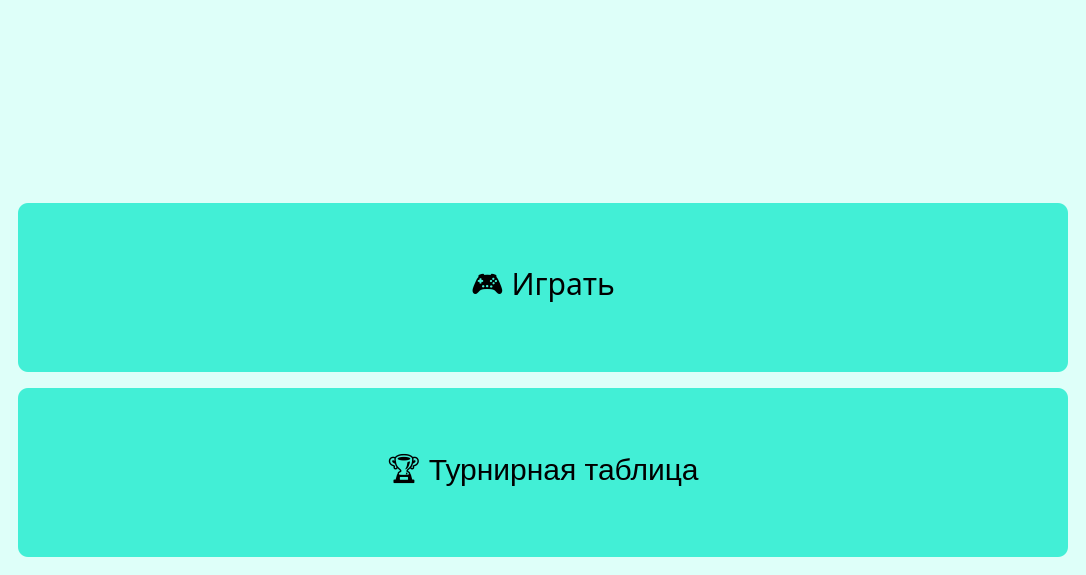
<?xml version="1.0" encoding="UTF-8"?>
<ui version="4.0">
 <class>JEOPARDYGAMEMAKER</class>
 <widget class="QMainWindow" name="JEOPARDYGAMEMAKER">
  <property name="geometry">
   <rect>
    <x>0</x>
    <y>0</y>
    <width>1086</width>
    <height>575</height>
   </rect>
  </property>
  <property name="sizePolicy">
   <sizepolicy hsizetype="Preferred" vsizetype="Preferred">
    <horstretch>0</horstretch>
    <verstretch>0</verstretch>
   </sizepolicy>
  </property>
  <property name="minimumSize">
   <size>
    <width>0</width>
    <height>0</height>
   </size>
  </property>
  <property name="maximumSize">
   <size>
    <width>16777215</width>
    <height>16777215</height>
   </size>
  </property>
  <property name="windowTitle">
   <string>JEOPARDY GAMEMAKER</string>
  </property>
  <property name="styleSheet">
   <string notr="true">* {
	font-size: 30px;
	background-color:#defff9;
	font:15pt&quot;Comfortaa&quot;;
}

QPushButton {

	
	background-color:#42efd6;;
	border-radius: 10px;
	border: None;
}
QLineEdit {	
	border-style: outset;
            border-width: 2px;
            border-color: #42efd6;;
			border-radius:10px;
}

QProgressBar{
	background-color: rgb(124, 113, 116);
	border-radius: 10px;
	color: white;
}

QProgressBar::chunk {
	border-radius: 10px;
	background-color: qlineargradient(speed:pad, x1:0, y1:0, x2:1, y2:0, stop:0
rgba(128, 222, 234, 255), stop:1 rgba(3, 169, 244, 255));
}

QComboBox::drop-down {
	border: 0xp;
}</string>
  </property>
  <widget class="QWidget" name="centralwidget">
   <property name="font">
    <font>
     <family>Comfortaa</family>
     <pointsize>15</pointsize>
     <weight>50</weight>
     <italic>false</italic>
     <bold>false</bold>
    </font>
   </property>
   <layout class="QGridLayout" name="gridLayout">
    <item row="0" column="0">
     <widget class="QStackedWidget" name="stack">
      <property name="currentIndex">
       <number>0</number>
      </property>
      <widget class="QWidget" name="main">
       <layout class="QVBoxLayout" name="verticalLayout_3" stretch="5,5,5">
        <property name="spacing">
         <number>16</number>
        </property>
        <item>
         <widget class="QLabel" name="logo">
          <property name="minimumSize">
           <size>
            <width>1050</width>
            <height>0</height>
           </size>
          </property>
          <property name="text">
           <string/>
          </property>
          <property name="pixmap">
           <pixmap>../../Downloads/123/image2.png</pixmap>
          </property>
          <property name="alignment">
           <set>Qt::AlignCenter</set>
          </property>
         </widget>
        </item>
        <item>
         <widget class="QPushButton" name="btn_start">
          <property name="sizePolicy">
           <sizepolicy hsizetype="Preferred" vsizetype="Preferred">
            <horstretch>0</horstretch>
            <verstretch>0</verstretch>
           </sizepolicy>
          </property>
          <property name="minimumSize">
           <size>
            <width>0</width>
            <height>0</height>
           </size>
          </property>
          <property name="maximumSize">
           <size>
            <width>16777215</width>
            <height>16777215</height>
           </size>
          </property>
          <property name="font">
           <font>
            <family>Comfortaa</family>
            <pointsize>15</pointsize>
            <weight>50</weight>
            <italic>false</italic>
            <bold>false</bold>
           </font>
          </property>
          <property name="text">
           <string>🎮 Играть</string>
          </property>
         </widget>
        </item>
        <item>
         <widget class="QPushButton" name="btn_standings">
          <property name="sizePolicy">
           <sizepolicy hsizetype="Preferred" vsizetype="Preferred">
            <horstretch>0</horstretch>
            <verstretch>0</verstretch>
           </sizepolicy>
          </property>
          <property name="text">
           <string>🏆 Турнирная таблица</string>
          </property>
         </widget>
        </item>
       </layout>
      </widget>
      <widget class="QWidget" name="pass_window">
       <layout class="QGridLayout" name="gridLayout_8"/>
      </widget>
      <widget class="QWidget" name="start_game">
       <layout class="QGridLayout" name="gridLayout_4" rowstretch="1,15,1,1,0" columnstretch="3,0">
        <item row="1" column="0">
         <widget class="QWidget" name="widget_with_controls" native="true">
          <layout class="QHBoxLayout" name="horizontalLayout_4" stretch="4,3">
           <item>
            <widget class="QWidget" name="widget_with_controls_inside" native="true">
             <layout class="QGridLayout" name="gridLayout_5" rowstretch="0,0,0" columnstretch="0">
              <item row="1" column="0">
               <widget class="QWidget" name="widget_with_time_spinbox" native="true">
                <layout class="QHBoxLayout" name="horizontalLayout_5">
                 <item>
                  <widget class="QLabel" name="lbl_question_about_time">
                   <property name="text">
                    <string>Время на вопрос (в секундах):</string>
                   </property>
                  </widget>
                 </item>
                 <item>
                  <widget class="QSpinBox" name="spinbox_time">
                   <property name="sizePolicy">
                    <sizepolicy hsizetype="Preferred" vsizetype="Fixed">
                     <horstretch>0</horstretch>
                     <verstretch>0</verstretch>
                    </sizepolicy>
                   </property>
                   <property name="minimum">
                    <number>10</number>
                   </property>
                  </widget>
                 </item>
                </layout>
               </widget>
              </item>
              <item row="2" column="0">
               <widget class="QWidget" name="widget_with_checkbox" native="true">
                <layout class="QHBoxLayout" name="horizontalLayout_6">
                 <item>
                  <widget class="QCheckBox" name="checkbox_input_ans">
                   <property name="enabled">
                    <bool>true</bool>
                   </property>
                   <property name="sizePolicy">
                    <sizepolicy hsizetype="Preferred" vsizetype="Preferred">
                     <horstretch>0</horstretch>
                     <verstretch>0</verstretch>
                    </sizepolicy>
                   </property>
                   <property name="autoFillBackground">
                    <bool>false</bool>
                   </property>
                   <property name="styleSheet">
                    <string notr="true">QCheckBox::indicator {
              width: 60px;
              height: 60px;               
           }</string>
                   </property>
                   <property name="text">
                    <string>Ввод ответов самостоятельно</string>
                   </property>
                  </widget>
                 </item>
                </layout>
               </widget>
              </item>
              <item row="0" column="0">
               <widget class="QWidget" name="widget_with_buttons" native="true">
                <layout class="QHBoxLayout" name="horizontalLayout_7">
                 <item>
                  <widget class="QPushButton" name="btn_input_file">
                   <property name="sizePolicy">
                    <sizepolicy hsizetype="Preferred" vsizetype="Preferred">
                     <horstretch>0</horstretch>
                     <verstretch>0</verstretch>
                    </sizepolicy>
                   </property>
                   <property name="text">
                    <string>Выбрать файл с игрой</string>
                   </property>
                  </widget>
                 </item>
                 <item>
                  <widget class="QPushButton" name="btn_create_game">
                   <property name="sizePolicy">
                    <sizepolicy hsizetype="Preferred" vsizetype="Preferred">
                     <horstretch>0</horstretch>
                     <verstretch>0</verstretch>
                    </sizepolicy>
                   </property>
                   <property name="text">
                    <string>Создать игру</string>
                   </property>
                  </widget>
                 </item>
                </layout>
               </widget>
              </item>
             </layout>
            </widget>
           </item>
           <item>
            <widget class="QWidget" name="add_players" native="true">
             <layout class="QVBoxLayout" name="verticalLayout_2" stretch="1,1,1,5,0">
              <item>
               <widget class="QLabel" name="lbl_question_add_players">
                <property name="text">
                 <string>Введите имя игрока:</string>
                </property>
               </widget>
              </item>
              <item>
               <widget class="QLineEdit" name="lineEdit_player_name">
                <property name="sizePolicy">
                 <sizepolicy hsizetype="Preferred" vsizetype="Preferred">
                  <horstretch>0</horstretch>
                  <verstretch>0</verstretch>
                 </sizepolicy>
                </property>
               </widget>
              </item>
              <item>
               <widget class="QPushButton" name="btn_add_players">
                <property name="sizePolicy">
                 <sizepolicy hsizetype="Preferred" vsizetype="Preferred">
                  <horstretch>0</horstretch>
                  <verstretch>0</verstretch>
                 </sizepolicy>
                </property>
                <property name="text">
                 <string>Добавить</string>
                </property>
                <property name="autoDefault">
                 <bool>true</bool>
                </property>
               </widget>
              </item>
              <item>
               <widget class="QWidget" name="players_names_layout" native="true">
                <layout class="QVBoxLayout" name="verticalLayout_5"/>
               </widget>
              </item>
              <item>
               <widget class="QPushButton" name="btn_del_player">
                <property name="enabled">
                 <bool>false</bool>
                </property>
                <property name="text">
                 <string>Удалить игрока</string>
                </property>
               </widget>
              </item>
             </layout>
            </widget>
           </item>
          </layout>
         </widget>
        </item>
        <item row="2" column="0" rowspan="3" colspan="2">
         <widget class="QPushButton" name="btn_start_game">
          <property name="enabled">
           <bool>false</bool>
          </property>
          <property name="sizePolicy">
           <sizepolicy hsizetype="Preferred" vsizetype="Preferred">
            <horstretch>0</horstretch>
            <verstretch>0</verstretch>
           </sizepolicy>
          </property>
          <property name="text">
           <string>Начать игру</string>
          </property>
         </widget>
        </item>
        <item row="0" column="0">
         <widget class="QPushButton" name="btn_back_to_initial_window">
          <property name="sizePolicy">
           <sizepolicy hsizetype="Fixed" vsizetype="Fixed">
            <horstretch>170</horstretch>
            <verstretch>0</verstretch>
           </sizepolicy>
          </property>
          <property name="maximumSize">
           <size>
            <width>170</width>
            <height>16777215</height>
           </size>
          </property>
          <property name="text">
           <string>🡸 Назад</string>
          </property>
         </widget>
        </item>
       </layout>
      </widget>
      <widget class="QWidget" name="game">
       <layout class="QVBoxLayout" name="verticalLayout" stretch="4,1">
        <property name="leftMargin">
         <number>0</number>
        </property>
        <item>
         <widget class="QWidget" name="question_table" native="true">
          <layout class="QHBoxLayout" name="horizontalLayout_2" stretch="1,2">
           <item>
            <widget class="QWidget" name="themes_layout" native="true">
             <layout class="QVBoxLayout" name="themes_with_theme_names"/>
            </widget>
           </item>
           <item>
            <widget class="QWidget" name="questions_layout" native="true">
             <layout class="QGridLayout" name="gridLayout_3"/>
            </widget>
           </item>
          </layout>
         </widget>
        </item>
        <item>
         <widget class="QWidget" name="players_layout" native="true">
          <property name="sizePolicy">
           <sizepolicy hsizetype="Expanding" vsizetype="Expanding">
            <horstretch>0</horstretch>
            <verstretch>0</verstretch>
           </sizepolicy>
          </property>
          <property name="minimumSize">
           <size>
            <width>0</width>
            <height>0</height>
           </size>
          </property>
          <property name="font">
           <font>
            <family>Comfortaa</family>
            <pointsize>15</pointsize>
            <weight>50</weight>
            <italic>false</italic>
            <bold>false</bold>
           </font>
          </property>
          <layout class="QHBoxLayout" name="layout_with_all_players"/>
         </widget>
        </item>
       </layout>
      </widget>
      <widget class="QWidget" name="victory">
       <layout class="QGridLayout" name="gridLayout_7" rowstretch="1,3,14">
        <item row="2" column="0">
         <widget class="QLabel" name="lbl_congratulation">
          <property name="text">
           <string>TextLabel</string>
          </property>
          <property name="alignment">
           <set>Qt::AlignCenter</set>
          </property>
         </widget>
        </item>
        <item row="0" column="0">
         <widget class="QWidget" name="widget_with_btn_end_game" native="true">
          <layout class="QHBoxLayout" name="horizontalLayout_3">
           <item>
            <spacer name="horizontal_spacer_for_btn_end_game">
             <property name="orientation">
              <enum>Qt::Horizontal</enum>
             </property>
             <property name="sizeHint" stdset="0">
              <size>
               <width>40</width>
               <height>20</height>
              </size>
             </property>
            </spacer>
           </item>
           <item>
            <widget class="QPushButton" name="btn_end_game">
             <property name="sizePolicy">
              <sizepolicy hsizetype="Minimum" vsizetype="Fixed">
               <horstretch>0</horstretch>
               <verstretch>0</verstretch>
              </sizepolicy>
             </property>
             <property name="minimumSize">
              <size>
               <width>170</width>
               <height>0</height>
              </size>
             </property>
             <property name="maximumSize">
              <size>
               <width>170</width>
               <height>16777215</height>
              </size>
             </property>
             <property name="text">
              <string>Далее 🡺</string>
             </property>
            </widget>
           </item>
          </layout>
         </widget>
        </item>
        <item row="1" column="0">
         <widget class="QLabel" name="lbl_winner_name">
          <property name="layoutDirection">
           <enum>Qt::LeftToRight</enum>
          </property>
          <property name="text">
           <string>TextLabel</string>
          </property>
          <property name="alignment">
           <set>Qt::AlignCenter</set>
          </property>
          <property name="wordWrap">
           <bool>true</bool>
          </property>
         </widget>
        </item>
       </layout>
      </widget>
      <widget class="QWidget" name="question">
       <property name="sizePolicy">
        <sizepolicy hsizetype="Preferred" vsizetype="Preferred">
         <horstretch>0</horstretch>
         <verstretch>0</verstretch>
        </sizepolicy>
       </property>
       <layout class="QGridLayout" name="gridLayout_6" rowstretch="0,1,9,0,0">
        <item row="4" column="0">
         <widget class="QWidget" name="players_in_game" native="true">
          <layout class="QHBoxLayout" name="layout_with_all_players_to_answer"/>
         </widget>
        </item>
        <item row="3" column="0">
         <widget class="QProgressBar" name="progress">
          <property name="sizePolicy">
           <sizepolicy hsizetype="Preferred" vsizetype="Preferred">
            <horstretch>0</horstretch>
            <verstretch>0</verstretch>
           </sizepolicy>
          </property>
          <property name="maximumSize">
           <size>
            <width>16777215</width>
            <height>10</height>
           </size>
          </property>
          <property name="maximum">
           <number>1000</number>
          </property>
          <property name="value">
           <number>0</number>
          </property>
          <property name="format">
           <string/>
          </property>
         </widget>
        </item>
        <item row="2" column="0">
         <widget class="QLabel" name="lbl_question">
          <property name="text">
           <string>TextLabel</string>
          </property>
          <property name="textFormat">
           <enum>Qt::PlainText</enum>
          </property>
          <property name="alignment">
           <set>Qt::AlignCenter</set>
          </property>
          <property name="wordWrap">
           <bool>true</bool>
          </property>
         </widget>
        </item>
        <item row="1" column="0">
         <widget class="QWidget" name="widget_with_btn" native="true">
          <property name="layoutDirection">
           <enum>Qt::RightToLeft</enum>
          </property>
          <layout class="QHBoxLayout" name="horizontalLayout">
           <item>
            <widget class="QPushButton" name="btn_next_in_game">
             <property name="enabled">
              <bool>true</bool>
             </property>
             <property name="sizePolicy">
              <sizepolicy hsizetype="Fixed" vsizetype="Minimum">
               <horstretch>170</horstretch>
               <verstretch>0</verstretch>
              </sizepolicy>
             </property>
             <property name="minimumSize">
              <size>
               <width>170</width>
               <height>0</height>
              </size>
             </property>
             <property name="maximumSize">
              <size>
               <width>170</width>
               <height>16777215</height>
              </size>
             </property>
             <property name="layoutDirection">
              <enum>Qt::RightToLeft</enum>
             </property>
             <property name="text">
              <string>Далее 🡺</string>
             </property>
             <property name="checkable">
              <bool>false</bool>
             </property>
             <property name="autoRepeat">
              <bool>false</bool>
             </property>
            </widget>
           </item>
           <item>
            <spacer name="horizontal_spacer_for_btn_next_in_game">
             <property name="orientation">
              <enum>Qt::Horizontal</enum>
             </property>
             <property name="sizeHint" stdset="0">
              <size>
               <width>40</width>
               <height>20</height>
              </size>
             </property>
            </spacer>
           </item>
          </layout>
         </widget>
        </item>
       </layout>
      </widget>
      <widget class="QWidget" name="create_new_game">
       <layout class="QVBoxLayout" name="verticalLayout_6" stretch="0,1,4,1">
        <item>
         <widget class="QPushButton" name="btn_back_create_game">
          <property name="maximumSize">
           <size>
            <width>170</width>
            <height>16777215</height>
           </size>
          </property>
          <property name="text">
           <string>🡸 Назад</string>
          </property>
         </widget>
        </item>
        <item>
         <widget class="QLabel" name="label_with_number_question">
          <property name="focusPolicy">
           <enum>Qt::NoFocus</enum>
          </property>
          <property name="toolTipDuration">
           <number>-1</number>
          </property>
          <property name="layoutDirection">
           <enum>Qt::LeftToRight</enum>
          </property>
          <property name="text">
           <string>TextLabel</string>
          </property>
          <property name="alignment">
           <set>Qt::AlignCenter</set>
          </property>
         </widget>
        </item>
        <item>
         <widget class="QLineEdit" name="lineedit_question">
          <property name="sizePolicy">
           <sizepolicy hsizetype="Preferred" vsizetype="Preferred">
            <horstretch>0</horstretch>
            <verstretch>0</verstretch>
           </sizepolicy>
          </property>
          <property name="text">
           <string/>
          </property>
          <property name="alignment">
           <set>Qt::AlignCenter</set>
          </property>
         </widget>
        </item>
        <item>
         <widget class="QPushButton" name="btn_save_question">
          <property name="sizePolicy">
           <sizepolicy hsizetype="Preferred" vsizetype="Preferred">
            <horstretch>0</horstretch>
            <verstretch>0</verstretch>
           </sizepolicy>
          </property>
          <property name="text">
           <string>Сохранить</string>
          </property>
          <property name="autoDefault">
           <bool>true</bool>
          </property>
         </widget>
        </item>
       </layout>
      </widget>
      <widget class="QWidget" name="standings">
       <layout class="QVBoxLayout" name="verticalLayout_8">
        <item>
         <widget class="QPushButton" name="btn_back_in_standings_to_initial_window">
          <property name="sizePolicy">
           <sizepolicy hsizetype="Minimum" vsizetype="Fixed">
            <horstretch>170</horstretch>
            <verstretch>0</verstretch>
           </sizepolicy>
          </property>
          <property name="minimumSize">
           <size>
            <width>170</width>
            <height>0</height>
           </size>
          </property>
          <property name="maximumSize">
           <size>
            <width>170</width>
            <height>16777215</height>
           </size>
          </property>
          <property name="text">
           <string>🡸 Назад</string>
          </property>
         </widget>
        </item>
        <item>
         <widget class="QLabel" name="label_with_title_standings">
          <property name="layoutDirection">
           <enum>Qt::LeftToRight</enum>
          </property>
          <property name="text">
           <string>Турнирная таблица</string>
          </property>
          <property name="alignment">
           <set>Qt::AlignCenter</set>
          </property>
         </widget>
        </item>
        <item>
         <widget class="QTableWidget" name="table"/>
        </item>
       </layout>
      </widget>
     </widget>
    </item>
   </layout>
  </widget>
 </widget>
 <resources/>
 <connections/>
</ui>
